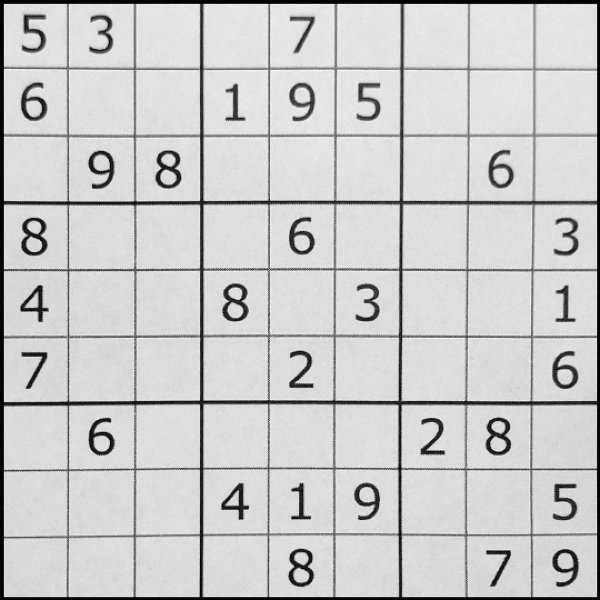
#> input picture sudoku_wiki_unwarped.png, 600 x 600 px, found by its file name; the run also reads 1 picture not shown here
$ jupyter execute --allow-errors example.ipynb   (shell and % lines are left out)
#> lines starting #> are read from the running program, lines starting #| are printed output that depends on the picture; after the words box and inside, x2 and y2 are one past the last pixel; in counts of white or black regions, pixels touching at a corner belong together
### utils/solver.py
import numpy as np
import matplotlib.pyplot as plt
import cv2 as cv
import pathlib
import os
from itertools import product, combinations
# TEST_IMAGES = pathlib.Path.cwd().parent.joinpath("test_images")
TEST_IMAGES = pathlib.Path("D:\Data Science\sudoku-solver\\test_images")

# make a class for sudoku board
class sudoku:
    def __init__(self, state: np.array):
        """ the state of the sudoku is a 9x9 array containing numbers from 0-9.
        0 represents an empty cell. """
        sudoku.state = state.astype(int)

    def __str__(self):
        return str(self.state)

    def __repr__(self):
        return str(self.state)

    def is_valid(self):
        # TODO : add checks to make sure the Sudoku is valid
        return True

    def update_state(self, new_state):
        self.state = new_state.astype(int)


def box(s: sudoku, i: int, j: int)-> np.array:
    """ returns the 3x3 submatrix in which the (i,j) lie"""
    x = i//3
    y = j//3
    return s.state[3*x: 3*(x+1), 3*y: 3*(y+1)]

def get_row(n: int)-> list:
    return [(n,j) for j in range(9)]

def get_col(n: int)-> list:
    return [(j,n) for j in range(9)]

def get_box(n: int)-> list:
    rows_in_box = range(int(n/3)*3,(1+int(n/3))*3)
    cols_in_box = range(((n%3))*3, ((n%3)+1)*3)
    return list(product(rows_in_box, cols_in_box))


def plot_sudoku(s: sudoku, s_init=sudoku(np.zeros((9,9)))):
        fig, ax = plt.subplots(9,9, figsize=(5,5))
        for i in range(9):
            for j in range(9):
                if s.state[i,j]==0: text=''
                else: text= str(s.state[i,j])
                if s_init.state[i,j]==0: #initially empty cell
                    ax[i,j].text(0.5,0.5,text, ha='center', va='center', c='b', font='Arial', size=15)
                else:
                    ax[i,j].text(0.5,0.5,text, ha='center', va='center', c='k', font='Arial', size=15)
                ax[i,j].set_aspect('equal')
                ax[i,j].set_xticks([])
                ax[i,j].set_yticks([])
                ax[i,j].axes.xaxis.set_ticklabels([])
                ax[i,j].axes.yaxis.set_ticklabels([])
        plt.subplots_adjust(hspace=0.05, wspace=0.05)
        temp_filepath = str(TEST_IMAGES.joinpath("solution_tempfile.jpg"))
        fig.savefig(temp_filepath, bbox_inches='tight', pad_inches = 0)
        plt.close()
        sol_img = cv.imread(temp_filepath)
        os.remove(temp_filepath)
        return sol_img

def valid_numbers(s: sudoku):
    """Looks at the present state of the sudoku and generates a 2D arrray
    containing a list of potential numbers in every cell"""

    valid_numbers = {}

    # Naive pass
    for i in range(9):
        for j in range(9):
            if s.state[i,j]==0: # empty cell

                valid = list(range(1,10)) # all possible values

                for element in s.state[i,:]: # checking all the elements in the row i
                    if element!=0:
                        try:
                            valid.remove(element)
                        except ValueError:
                            continue

                for element in s.state[:,j]: # checking all the elements in the column j
                    if element!=0:
                        try:
                            valid.remove(element)
                        except ValueError:
                            continue

                for element in box(s,i,j).ravel(): # checking all the elements in the 3x3 sub-matrix containing (i,j)
                    if element!=0:
                        try:
                            valid.remove(element)
                        except ValueError:
                            continue
                valid_numbers[(i,j)]=valid # dict containing all the valid moves

            else: #already filled cell
                valid_numbers[(i,j)]=[s.state[i,j]]

    ################Find pairs##################

    val_old = valid_numbers.copy()

    # Checking for pair in rows
    for row in range(9):
        cells = get_row(row) # all the cells in row
        pairs = [comb for comb in combinations(cells,2)]
        for pair in pairs:
            combined_list = valid_numbers[pair[0]]+valid_numbers[pair[1]]
            combined_set = set(combined_list)
            if len(combined_set)==2 and len(combined_list)==4: # only 2 unique numbers in the pair of cells
                for cell in cells:
                    if cell not in pair:
                        for num in combined_set:
                            try:
                                valid_numbers[cell].remove(num)
                            except ValueError:
                                continue
    # Checking for pair in columns
    for col in range(9):
        cells = get_col(col) # all the cells in row
        pairs = [comb for comb in combinations(cells,2)]
        for pair in pairs:
            combined_list = valid_numbers[pair[0]]+valid_numbers[pair[1]]
            combined_set = set(combined_list)
            if len(combined_set)==2 and len(combined_list)==4: # only 2 unique numbers in the pair of cells
                for cell in cells:
                    if cell not in pair:
                        for num in combined_set:
                            try:
                                valid_numbers[cell].remove(num)
                            except ValueError:
                                continue
    # Checking for pair in box
    for bx in range(9):
        cells = get_box(bx) # all the cells in row
        pairs = [comb for comb in combinations(cells,2)]
        for pair in pairs:
            combined_list = valid_numbers[pair[0]]+valid_numbers[pair[1]]
            combined_set = set(combined_list)
            if len(combined_set)==2 and len(combined_list)==4:# only 2 unique numbers in the pair of cells
                for cell in cells:
                    if cell not in pair:
                        for num in combined_set:
                            try:
                                valid_numbers[cell].remove(num)
                            except ValueError:
                                continue

    ###############Find triples##################

    # Checking for triples in rows
    for row in range(9):
        cells = get_row(row) # all the cells in row
        triples = [comb for comb in combinations(cells,3)]
        for triple in triples:
            combined_list = valid_numbers[triple[0]]+valid_numbers[triple[1]]+valid_numbers[triple[2]]
            combined_set = set(combined_list)
            if len(combined_set)==3 and len(combined_list)>=6: # only 3 unique numbers in the triple of cells
                for cell in cells:
                    if cell not in triple:
                        for num in combined_set:
                            try:
                                valid_numbers[cell].remove(num)
                            except ValueError:
                                continue

    # Checking for triples in cols
    for col in range(9):
        cells = get_row(col) # all the cells in row
        triples = [comb for comb in combinations(cells,3)]
        for triple in triples:
            combined_list = valid_numbers[triple[0]]+valid_numbers[triple[1]]+valid_numbers[triple[2]]
            combined_set = set(combined_list)
            if len(combined_set)==3 and len(combined_list)>=6: # only 3 unique numbers in the triple of cells
                for cell in cells:
                    if cell not in triple:
                        for num in combined_set:
                            try:
                                valid_numbers[cell].remove(num)
                            except ValueError:
                                continue
    # Checking for triples in box
    for bx in range(9):
        cells = get_box(bx) # all the cells in row
        triples = [comb for comb in combinations(cells,3)]
        for triple in triples:
            combined_list = valid_numbers[triple[0]]+valid_numbers[triple[1]]+valid_numbers[triple[2]]
            combined_set = set(combined_list)
            if len(combined_set)==3 and len(combined_list)>=6: # only 3 unique numbers in the triple of cells
                for cell in cells:
                    if cell not in triple:
                        for num in combined_set:
                            try:
                                valid_numbers[cell].remove(num)
                            except ValueError:
                                continue

    return valid_numbers


def solve_sudoku(s: sudoku, verbose=False):
    s_input=sudoku(s.state)
    iteration=0
    solved = (s.state!=0).all()
    max_iter=100

    while not solved and (iteration<=max_iter):
        iteration+=1
        if verbose:print(20*"#"+f"Iter: {iteration} "+ 20*"#")

        state_initial = s.state.copy()
        update_matrix = s.state.copy()


        val_nums = valid_numbers(s)
        # if verbose:
        #     for key, val in val_nums.items():
        #         print(f"{key}:{val}\n")

    ################# UNIQUE check #############################
        for key, val in val_nums.items():
            if len(val)==1:
                i, j = int(key[0]), int(key[1])
                update_matrix[i,j] = int(val[0])

        if verbose:
            print("uniqueness check")
            print(update_matrix-s.state)

    ################# ROW check #############################
        for row in range(9):
            cells = get_row(row)
            for digit in range(1,10):
                digit_count=0
                for cell in cells:
                    if digit in val_nums[cell]:
                        digit_count+=1
                        location=cell
                if digit_count==1: #digit can be in excatly one place in this row
                        update_matrix[location]=digit

        if verbose:
            print("row check")
            print(update_matrix-s.state)

    ################# COL check #############################
        for col in range(9):
            cells = get_col(col)
            for digit in range(1,10):
                digit_count=0
                for cell in cells:
                    if digit in val_nums[cell]:
                        digit_count+=1
                        location=cell
                if digit_count==1: #digit can be in excatly one place in this column
                        update_matrix[location]=digit
        if verbose:
            print("col check")
            print(update_matrix-s.state)

    ################# 3x3 BOX check #############################
        for box in range(9):
            cells = get_box(box)
            for digit in range(1,10):
                digit_count=0
                for cell in cells:
                    if digit in val_nums[cell]:
                        digit_count+=1
                        location=cell
                if digit_count==1: #digit can be in excatly one place in this 3x3 box
                        update_matrix[location]=digit
        if verbose:
            print("3x3 box check")
            print(update_matrix-s.state)
##############################################################################################
        s.update_state(update_matrix)

        if verbose:
            print(f"s after iteration {iteration}")
            print(s.state)

        solved = (s.state!=0).all()
        if solved:
            if verbose:print(f"Solved after iteration {iteration} ? : {solved}")
            return plot_sudoku(s, s_input)

        changed = (update_matrix!=state_initial).any()
        if verbose:print(f"Changed after iteration {iteration} ? : {changed}")

        if not changed:
            if verbose:print("I tried my best but this one's hard.")
            return plot_sudoku(s, s_input)


#----------------------------------------------------------------------------
# [53 lines that do not run on import are left out]


    # val_nums = valid_numbers(s)
    # for key, val in val_nums.items():
    #     if len(val)==1: print(f"{key}:{val}\n")


### utils/processImage.py
import os
import pathlib
import numpy as np
import cv2 as cv
from scipy.ndimage import median_filter
from skimage.io import imread
from skimage.color import rgb2gray
from skimage.filters import threshold_otsu, gaussian, threshold_mean
from skimage import transform
from tensorflow import keras
import matplotlib.pyplot as plt
from matplotlib.widgets import Cursor
from matplotlib.patches import Circle

from utils.solver import sudoku
from utils.ocr import get_text_from_image


# [25 lines of commented-out code are left out]

def get_subimage(im, i, j):
    """returns an image of the sudoku box at index i,j
    i=0-9, j=0-9"""
    img = im.copy()
    L = img.shape[0]
    subimage_size = L//9

    simg=img[i*subimage_size:(i+1)*subimage_size,
                    j*subimage_size:(j+1)*subimage_size]

    smaller_crop = int(0.25*subimage_size) # this is to avoid having any lines at the edges of the subimage
    center_crop = simg[smaller_crop:subimage_size-smaller_crop, smaller_crop:subimage_size-smaller_crop] #crop center

    larger_crop = int(0.1*subimage_size) # this is to avoid having any lines at the edges of the subimage
    simg= simg[ larger_crop:subimage_size- larger_crop,  larger_crop:subimage_size- larger_crop] #crop center

    if np.std(center_crop) <50.0:
            simg = np.ones(simg.shape)*255.0
    else:
        thresh = threshold_otsu(simg)#threshold to suppress background
        simg[simg<thresh]=0.0 # background=0 (brighter)
        simg[simg>=thresh]=255.0 # digit=1

    simg = 255.0-simg #invert contrast such that background=1 (darker)

    return simg

def plot_subimages(im: np.array):
    """Plots the subimages as a 9x9 grid"""
    fig, ax = plt.subplots(9,9, figsize=(5,5))
    for i in range(9):
        for j in range(9):
            simg = get_subimage(im, i,j)
            ax[i,j].imshow(simg, cmap='viridis')
            ax[i,j].text(0.25,0.25,f'{(simg[:]==0).all()}')
            ax[i,j].set_aspect('equal')
            ax[i,j].set_xticks([])
            ax[i,j].set_yticks([])
            ax[i,j].axes.xaxis.set_ticklabels([])
            ax[i,j].axes.yaxis.set_ticklabels([])
    plt.subplots_adjust(hspace=0.05, wspace=0.05)
    plt.show()

# [11 lines left out: function get_all_subimages, not called in this run]

def stitch_subimages(im: np.array):
    """ takes a 540x540 transformed image and outputs stitched image of numbers to find."""
    sub_images = []
    num_to_find =list(range(81))
    count=0
    for i in range(9):
        for j in range(9):
            simg=get_subimage(im, i,j)
            if (simg[:]==0).all(): # empty image if only 0's.
                num_to_find.remove(count)
            else: # non-empty image
                simg = transform.resize(simg,(128,128),anti_aliasing=True) # resize
                sub_images.append(simg[:,10:118])
                # sub_images.append(gaussian(simg, sigma=0, mode='constant', cval=1))
            count+=1
    stitched = np.concatenate(sub_images, axis=1)
    return stitched, num_to_find


coords=[]
# [49 lines left out: functions get_corners, unwarp_image, not called in this run]


def process_image(fp, unwarp=False, use_ocr=True, TEST_IMAGES=pathlib.Path("D:\Data Science\sudoku-solver\\test_images")):
    """Takes filepath to image or numpy array of sudoku and returns a sudoku object"""
    # TEST_IMAGES = pathlib.Path.cwd().parent.joinpath("test_images")
    if type(fp)==np.ndarray:
        image=fp
    else:
        image = imread(fp)
        image = cv.cvtColor(image, cv.COLOR_BGR2GRAY)
        image = cv.fastNlMeansDenoising(np.uint8(image))

    if unwarp:
        transformed_image = transform.resize(unwarp_image(image),(540,540),anti_aliasing=True)
    else:
        transformed_image = image

    if use_ocr:
        #using OCR API for digit identification
        stitched, num_to_find = stitch_subimages(transformed_image)
        print(num_to_find)
        plt.imshow(1-stitched, cmap='gray')
        plt.axis('off')
        plt.savefig(TEST_IMAGES.joinpath("tempfile.jpg"))
        nums_in_image = get_text_from_image(TEST_IMAGES.joinpath("tempfile.jpg"))
        nums_in_image= [int(n) for n in list(nums_in_image)]

        if len(nums_in_image)<len(num_to_find):
            print("error in identifying empty cell")
        if len(nums_in_image)>len(num_to_find):
            print("error in OCR")


        input_array=np.zeros(81)
        for i,v in enumerate(num_to_find):
                input_array[v] = nums_in_image[i]
        input_array = input_array.reshape(9,9)
        os.remove(TEST_IMAGES.joinpath("tempfile.jpg"))

    else:
        # using the neural network model for digit predictions
        sub_images = []
        num_to_find =list(range(81))
        count=0
        for i in range(9):
            for j in range(9):
                simg=get_subimage(transformed_image, i,j)
                sub_images.append(simg)
                if simg.mean()==1: # Empty image
                    num_to_find.remove(count)
                count+=1
        # use keras model to predict digits
        model = keras.models.load_model("..\my_model")
        sub_images = np.asarray(sub_images)
        sudoku_predictions = model.predict(sub_images)

        input_array = np.asarray([sudoku_predictions[i].argmax() if ((sudoku_predictions[i].max()>0.8) and (i in num_to_find)) else 0 for i in range(81)]).reshape(9,9)


    return sudoku(input_array)

### notebooks/example.ipynb
[cell 1]
import os
import sys
import pathlib

module_path = os.path.abspath(os.path.join('..'))
print(module_path)
if module_path not in sys.path:
    sys.path.append(module_path)


import numpy as np
import matplotlib.pyplot as plt
from skimage.io import imread
from skimage.color import rgb2gray
from utils.processImage import get_subimage, process_image, plot_subimages, stitch_subimages
from utils.solver import sudoku, solve_sudoku, plot_sudoku
import cv2 as cv

TEST_IMAGES = pathlib.Path.cwd().parent.joinpath("test_images")

## Solving a Sudoku given a numpy array

[cell 2]
input_array = np.array(
[[2, 0, 6, 5, 0, 0, 4, 1, 9],
 [9, 0, 5, 0, 0, 2, 0, 0, 8],
 [0, 0, 0, 3, 9, 4, 6, 0, 5],
 [0, 5, 7, 4, 0, 0, 0, 6, 0],
 [0, 1, 0, 9, 0, 8, 0, 4, 0],
 [4, 0, 0, 0, 5, 0, 3, 8, 0],
 [1, 7, 4, 0, 0, 0, 0, 0, 0],
 [0, 0, 0, 6, 7, 9, 0, 0, 0],
 [0, 0, 9, 0, 4, 1, 8, 0, 3]])

s = sudoku(input_array)
s

#> (a cell that did not finish here is left out)

#> (a cell that did not finish here is left out)

##  Reading the Sudoku from a good quality top-down image of a Sudoku

[cell 5]
fp=TEST_IMAGES.joinpath("sudoku_test.png")

#> (a cell that did not finish here is left out)

#> (a cell that did not finish here is left out)

#> (a cell that did not finish here is left out)

#> (a cell that did not finish here is left out)

#> (a cell that did not finish here is left out)


## Example 2: From unwarped image

[cell 11]
fp=TEST_IMAGES.joinpath("sudoku_wiki_unwarped.png")

image = imread(fp)
#> image is the input picture: shape (600, 600, 4); mean R, G, B, A 202.2, 202.2, 202.2, 255
image = rgb2gray(image[:,:,:3])
#> image: shape (600, 600) float64
image = cv.fastNlMeansDenoising(np.uint8(image*255.0))
# image = (image - image.min())/(image.max()-image.min())

fig, ax = plt.subplots()
ax.imshow(image, 'gray')
plt.show()

[cell 12]
plot_subimages(image)
#> the loop in plot_subimages, `for i in range(9):` made 9 passes
#> pass 1, in get_subimage, `center_crop = simg[smaller_crop:subimage_size-smaller_crop, smaller_cr..`:
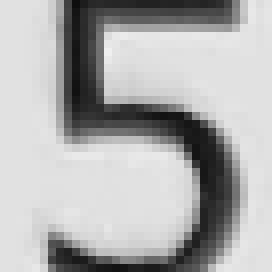
#> center_crop: shape (34, 34) (shown 8 times larger); min 13, max 239, mean 174.9
#> pass 1, in get_subimage, `simg = 255.0-simg`:
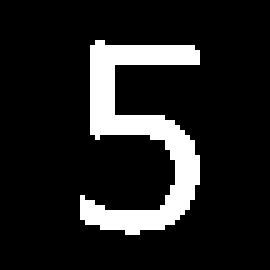
#> simg: shape (54, 54) float64 (shown 5 times larger); 12.9% white; 1 white region, box (x1, y1, x2, y2) and area: (16, 8, 40, 47) 376
#> in plot_subimages, `plt.show()`:
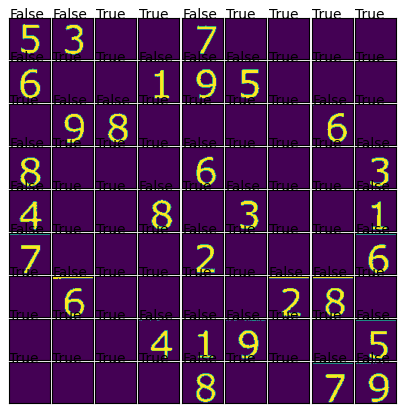
#> figure drawn by matplotlib, 81 panels

#> (a cell that did not finish here is left out)

#> call 2 of process_image, with unwarp = False, use_ocr = True
#> the loop in stitch_subimages, `for i in range(9):` made 9 passes
#> pass 1, in get_subimage (call 83), `simg=img[i*subimage_size:(i+1)*subimage_size, j*subimage_size:(j+1)*su..`:
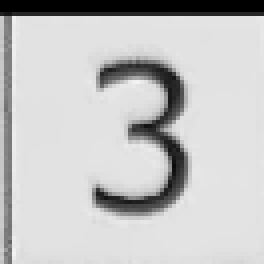
#> simg: shape (66, 66) (shown 4 times larger); min 0, max 243, mean 196
#> in stitch_subimages, `stitched = np.concatenate(sub_images, axis=1)`:
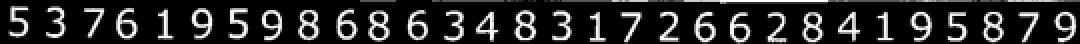
#> stitched: shape (128, 3240) float64 (shown at 1/6 size); min 0, max 255, mean 42.7
#| [0, 1, 4, 9, 12, 13, 14, 19, 20, 25, 27, 31, 35, 36, 39, 41, 44, 45, 49, 53, 55, 60, 61, 66, 67, 68, 71, 76, 79, 80]
#> in process_image (call 2), `plt.savefig(TEST_IMAGES.joinpath("tempfile.jpg"))`:
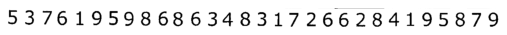
#> figure drawn by matplotlib, 1 panel
s

#> (a cell that did not finish here is left out)


## NYT sudoku (easy)

[cell 15]
fp=TEST_IMAGES.joinpath("sudoku_nyt_easy.jpg")

image = imread(fp)
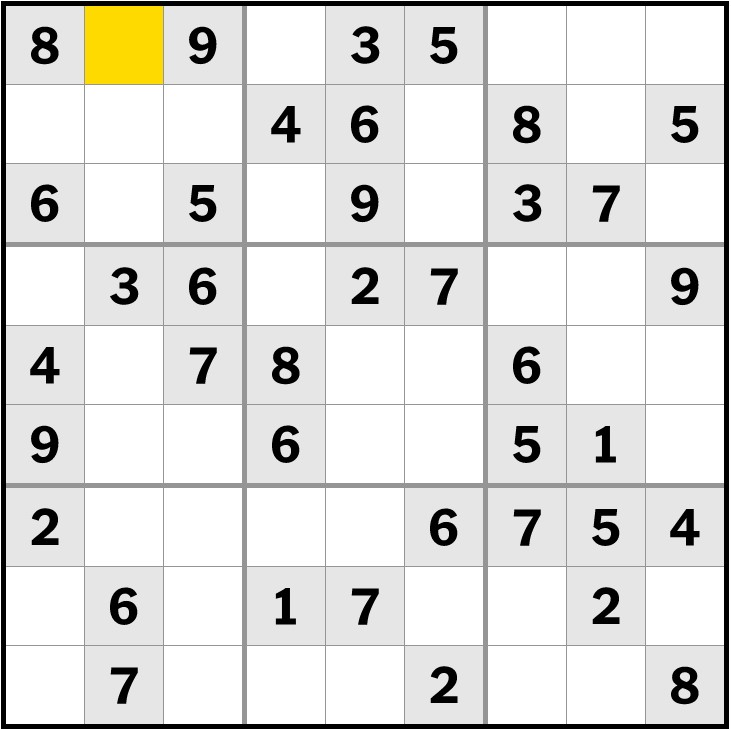
#> input picture test_images/sudoku_nyt_easy.jpg, 731 x 729 px
#> image is the input picture: shape (729, 731, 3); mean R, G, B 223.7, 223.3, 220.9
image = rgb2gray(image[:,:,:3])
#> image: shape (729, 731) float64
image = cv.fastNlMeansDenoising(np.uint8(image*255.0))
# image = (image - image.min())/(image.max()-image.min())

fig, ax = plt.subplots()
ax.imshow(image, 'gray')
plt.show()

[cell 16]
plot_subimages(image)
#> the loop in plot_subimages (call 2), `for i in range(9):` made 9 passes
#> pass 1, in get_subimage (call 163), `simg=img[i*subimage_size:(i+1)*subimage_size, j*subimage_size:(j+1)*su..`:
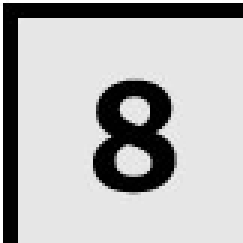
#> simg: shape (81, 81) (shown 3 times larger); min 0, max 255, mean 180.7
#> pass 1, in get_subimage (call 163), `center_crop = simg[smaller_crop:subimage_size-smaller_crop, smaller_cr..`:
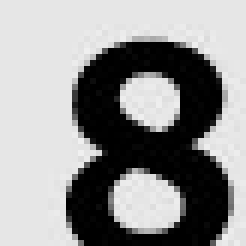
#> center_crop: shape (41, 41) (shown 6 times larger); min 0, max 240, mean 147.8
#> pass 1, in get_subimage (call 163), `simg= simg[ larger_crop:subimage_size- larger_crop,  larger_crop:subim..`:
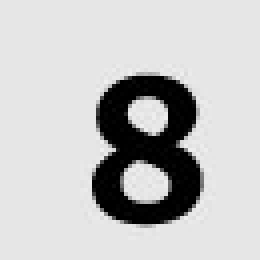
#> simg: shape (65, 65) (shown 4 times larger); min 0, max 240, mean 194.7
#> (the rest of the program and of its run is left out)
